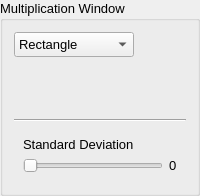
     <widget class="QGroupBox" name="grpbx_multWindow">
      <property name="sizePolicy">
       <sizepolicy hsizetype="Preferred" vsizetype="Minimum">
        <horstretch>0</horstretch>
        <verstretch>0</verstretch>
       </sizepolicy>
      </property>
      <property name="maximumSize">
       <size>
        <width>300</width>
        <height>300</height>
       </size>
      </property>
      <property name="font">
       <font>
        <pointsize>10</pointsize>
       </font>
      </property>
      <property name="title">
       <string>Multiplication Window</string>
      </property>
      <layout class="QGridLayout" name="gridLayout_17">
       <item row="5" column="0" colspan="2">
        <widget class="QWidget" name="wgt_multWindow_amp" native="true">
         <layout class="QGridLayout" name="gridLayout_16">
          <item row="1" column="0">
           <widget class="QLabel" name="lbl_amplitude_3">
            <property name="text">
             <string>Standard Deviation</string>
            </property>
           </widget>
          </item>
          <item row="2" column="1">
           <widget class="QLabel" name="lbl_value_amp_3">
            <property name="text">
             <string>0</string>
            </property>
           </widget>
          </item>
          <item row="2" column="0">
           <widget class="QSlider" name="slider_amplitude_2">
            <property name="minimum">
             <number>0</number>
            </property>
            <property name="maximum">
             <number>100</number>
            </property>
            <property name="value">
             <number>0</number>
            </property>
            <property name="orientation">
             <enum>Qt::Horizontal</enum>
            </property>
            <property name="invertedAppearance">
             <bool>false</bool>
            </property>
           </widget>
          </item>
         </layout>
        </widget>
       </item>
       <item row="1" column="0">
        <widget class="PlotWidget" name="plot_multWindow" native="true">
         <property name="sizePolicy">
          <sizepolicy hsizetype="Expanding" vsizetype="Expanding">
           <horstretch>0</horstretch>
           <verstretch>150</verstretch>
          </sizepolicy>
         </property>
         <property name="minimumSize">
          <size>
           <width>0</width>
           <height>50</height>
          </size>
         </property>
         <property name="baseSize">
          <size>
           <width>0</width>
           <height>1</height>
          </size>
         </property>
        </widget>
       </item>
       <item row="3" column="0" colspan="2">
        <widget class="Line" name="line">
         <property name="orientation">
          <enum>Qt::Horizontal</enum>
         </property>
        </widget>
       </item>
       <item row="0" column="0">
        <widget class="QComboBox" name="cmbx_multWindow">
         <property name="sizePolicy">
          <sizepolicy hsizetype="Minimum" vsizetype="Minimum">
           <horstretch>0</horstretch>
           <verstretch>0</verstretch>
          </sizepolicy>
         </property>
         <property name="minimumSize">
          <size>
           <width>100</width>
           <height>25</height>
          </size>
         </property>
         <property name="maximumSize">
          <size>
           <width>120</width>
           <height>30</height>
          </size>
         </property>
         <property name="baseSize">
          <size>
           <width>0</width>
           <height>0</height>
          </size>
         </property>
         <property name="sizeAdjustPolicy">
          <enum>QComboBox::AdjustToContents</enum>
         </property>
         <item>
          <property name="text">
           <string>Rectangle</string>
          </property>
         </item>
         <item>
          <property name="text">
           <string>Hamming</string>
          </property>
         </item>
         <item>
          <property name="text">
           <string>Hanning</string>
          </property>
         </item>
         <item>
          <property name="text">
           <string>Gaussian</string>
          </property>
         </item>
        </widget>
       </item>
      </layout>
     </widget>
